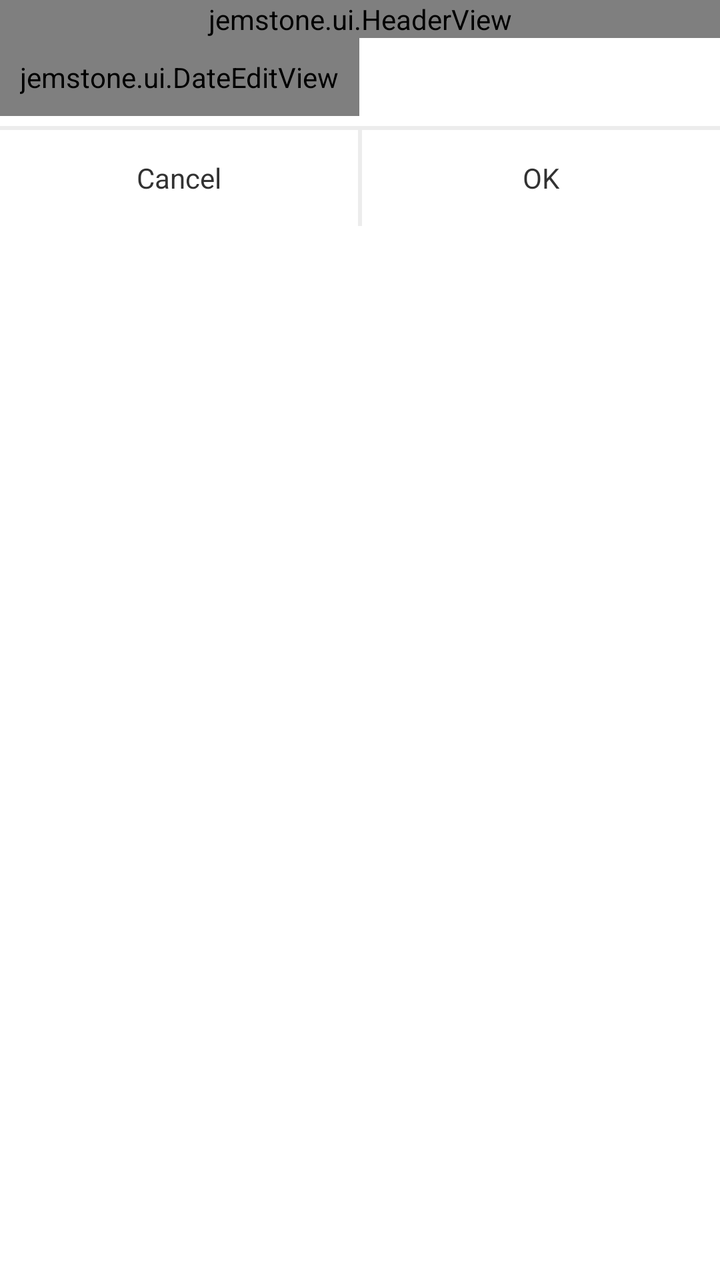
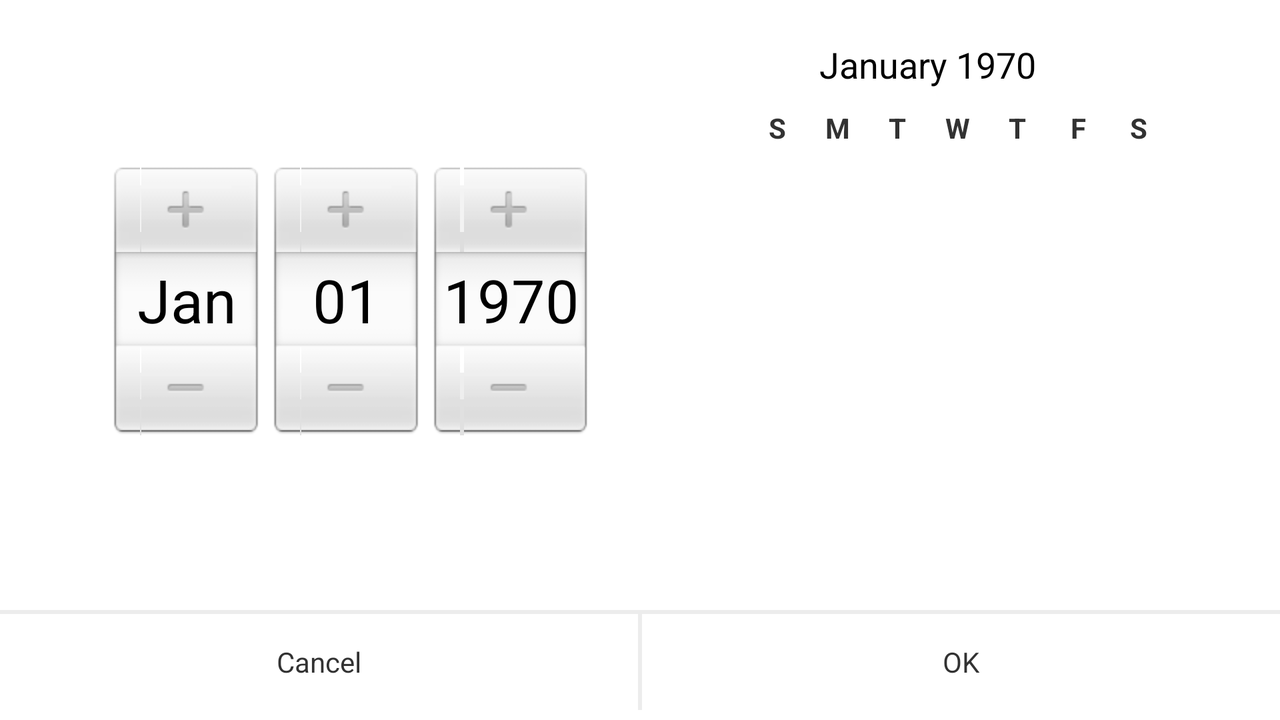

One screen, two layout resources from the same app: the default and the author's alternative for another configuration. Each is rendered where Android would select it; the XML of both is given below.
<!-- AndroidManifest.xml: application theme AppTheme -->
<!-- res/layout/date_edit_dialog.xml -->
<?xml version="1.0" encoding="utf-8"?>

<LinearLayout xmlns:android="http://schemas.android.com/apk/res/android"
  android:id="@+id/date_edit_dialog"
  android:layout_width="wrap_content"
  android:layout_height="wrap_content"
  android:orientation="vertical">
  <jemstone.ui.HeaderView
    android:id="@+id/header_view"
    android:layout_width="fill_parent"
    android:layout_height="wrap_content"/>
  <jemstone.ui.DateEditView
    android:id="@+id/date_edit"
    android:layout_width="wrap_content"
    android:layout_height="wrap_content"
    android:padding="10dp"/>
  <include layout="@layout/dialog_buttons"/>
</LinearLayout>
<!-- res/layout/dialog_buttons.xml (included above) -->
<?xml version="1.0" encoding="utf-8"?>

<LinearLayout xmlns:android="http://schemas.android.com/apk/res/android"
  android:layout_width="fill_parent"
  android:layout_height="50dp"
  android:layout_marginTop="5dp"
  android:orientation="vertical">
  <View style="@style/HLine"/>
  <LinearLayout
    android:layout_width="fill_parent"
    android:layout_height="fill_parent"
    android:background="?android:attr/selectableItemBackground"
    android:orientation="horizontal">
    <TextView
      android:id="@+id/dialog_cancel"
      style="@style/DialogButton"
      android:layout_width="0dp"
      android:layout_height="fill_parent"
      android:layout_weight="1"
      android:text="@string/cancel"/>
    <View style="@style/VLine"/>
    <TextView
      android:id="@+id/dialog_accept"
      style="@style/DialogButton"
      android:layout_width="0dp"
      android:layout_height="fill_parent"
      android:layout_weight="1"
      android:text="@string/ok"/>
    </LinearLayout>
</LinearLayout>
<!-- resources referenced by this layout -->
<resources>
  <!-- from res/values-v8/ -->
  <string name="cancel">Cancel</string>
  <!-- from res/values-v8/ -->
  <string name="ok">OK</string>
  <!-- from res/values-v8/ -->
  <style name="DialogButton">
      <item name="android:gravity">center</item>
      <item name="android:layout_height">40dp</item>
      <item name="android:layout_width">40dp</item>
      <item name="android:background">@android:drawable/list_selector_background</item>
    </style>
  <!-- from res/values-v8/ -->
  <style name="HLine">
      <item name="android:layout_height">2dp</item>
      <item name="android:layout_width">match_parent</item>
      <item name="android:background">?android:attr/listDivider</item>
    </style>
  <!-- from res/values-v8/ -->
  <style name="VLine">
      <item name="android:layout_height">match_parent</item>
      <item name="android:layout_width">2dp</item>
      <item name="android:background">?android:attr/listDivider</item>
    </style>
  <!-- from res/values-v8/ -->
  <style name="AppTheme" parent="android:Theme.Light" />
</resources>
<!-- res/layout-land/date_edit_dialog.xml (the author's variant of the layout above) -->
<!-- drawn on the phone turned sideways -->
<?xml version="1.0" encoding="utf-8"?>

<LinearLayout xmlns:android="http://schemas.android.com/apk/res/android"
  android:id="@+id/date_edit_dialog"
  android:layout_width="wrap_content"
  android:layout_height="wrap_content"
  android:layout_gravity="center_horizontal"
  android:orientation="vertical">
  <DatePicker
    android:id="@+id/date_picker"
    android:layout_width="wrap_content"
    android:layout_height="wrap_content"
    android:layout_gravity="center_horizontal"
    android:padding="10dp"
    android:calendarViewShown="true"
    android:spinnersShown="true" />
  <include layout="@layout/dialog_buttons"/>
</LinearLayout>
